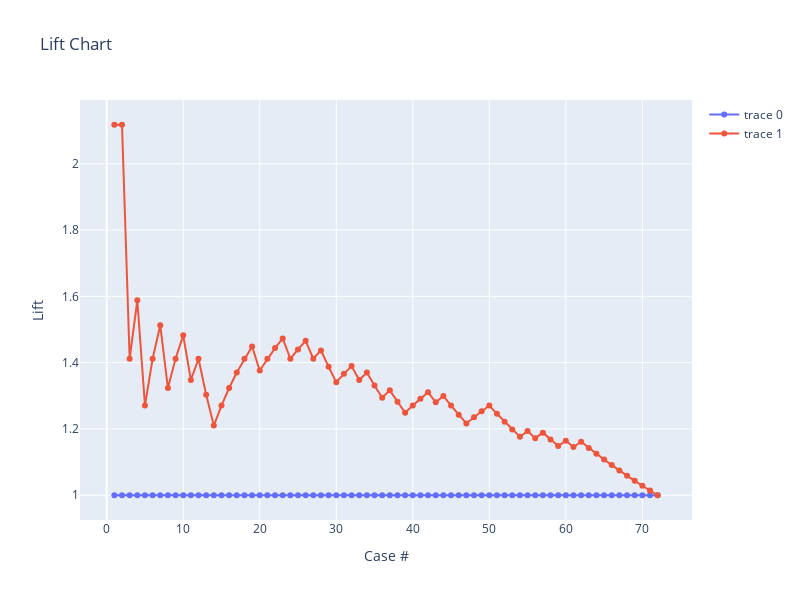

Source (notebook cell):
### Code cell
from plotly.subplots import make_subplots
import plotly.graph_objects as go

fig = make_subplots(rows=1, cols=1)

fig.add_trace(
    go.Scatter(mode="lines+markers",x=bc["Case, K"], y=bc["Baseline, B(k)"]),
    row=1, col=1
)

fig.add_trace(
    go.Scatter(mode="lines+markers",x=bc["Case, K"], y=bc["Lift, L(k)"]),
    row=1, col=1
)

fig.update_layout(height=600, width=800, title_text='Lift Chart',xaxis_title="Case #",yaxis_title="Lift")
fig.show()


#fig = px.line(df, x=specificity, y=sensitivity, title='ROC Curve')
#fig.show()

### Figure 1 — Plotly figure (JSON) as saved in the notebook; plotly's stock layout.template omitted (floating-point values rounded to 4 significant figures)
{"data": [{"mode": "lines+markers", "type": "scatter", "x": [1, 2, 3, 4, 5, 6, 7, 8, 9, 10, 11, 12, 13, 14, 15, 16, 17, 18, 19, 20, 21, 22, 23, 24, 25, 26, 27, 28, 29, 30, 31, 32, 33, 34, 35, 36, 37, 38, 39, 40, 41, 42, 43, 44, 45, 46, 47, 48, 49, 50, 51, 52, 53, 54, 55, 56, 57, 58, 59, 60, 61, 62, 63, 64, 65, 66, 67, 68, 69, 70, 71, 72], "xaxis": "x", "y": [1, 1, 1, 1, 1, 1, 1, 1, 1, 1, 1, 1, 1, 1, 1, 1, 1, 1, 1, 1, 1, 1, 1, 1, 1, 1, 1, 1, 1, 1, 1, 1, 1, 1, 1, 1, 1, 1, 1, 1, 1, 1, 1, 1, 1, 1, 1, 1, 1, 1, 1, 1, 1, 1, 1, 1, 1, 1, 1, 1, 1, 1, 1, 1, 1, 1, 1, 1, 1, 1, 1, 1], "yaxis": "y"}, {"mode": "lines+markers", "type": "scatter", "x": [1, 2, 3, 4, 5, 6, 7, 8, 9, 10, 11, 12, 13, 14, 15, 16, 17, 18, 19, 20, 21, 22, 23, 24, 25, 26, 27, 28, 29, 30, 31, 32, 33, 34, 35, 36, 37, 38, 39, 40, 41, 42, 43, 44, 45, 46, 47, 48, 49, 50, 51, 52, 53, 54, 55, 56, 57, 58, 59, 60, 61, 62, 63, 64, 65, 66, 67, 68, 69, 70, 71, 72], "xaxis": "x", "y": [2.118, 2.118, 1.412, 1.588, 1.271, 1.412, 1.513, 1.324, 1.412, 1.482, 1.348, 1.412, 1.303, 1.21, 1.271, 1.324, 1.37, 1.412, 1.449, 1.376, 1.412, 1.444, 1.473, 1.412, 1.44, 1.466, 1.412, 1.437, 1.387, 1.341, 1.366, 1.39, 1.348, 1.37, 1.331, 1.294, 1.316, 1.282, 1.249, 1.271, 1.291, 1.311, 1.28, 1.299, 1.271, 1.243, 1.217, 1.235, 1.253, 1.271, 1.246, 1.222, 1.199, 1.176, 1.194, 1.172, 1.189, 1.168, 1.149, 1.165, 1.146, 1.161, 1.143, 1.125, 1.108, 1.091, 1.075, 1.059, 1.043, 1.029, 1.014, 1], "yaxis": "y"}], "layout": {"height": 600, "title": {"text": "Lift Chart"}, "width": 800, "xaxis": {"anchor": "y", "domain": [0, 1], "title": {"text": "Case #"}}, "yaxis": {"anchor": "x", "domain": [0, 1], "title": {"text": "Lift"}}}}
